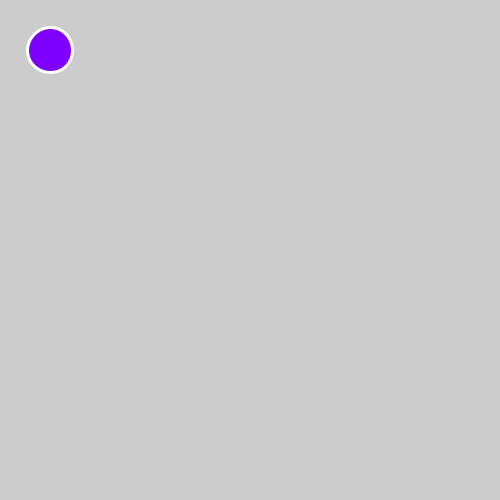
Frame 1 (no input)
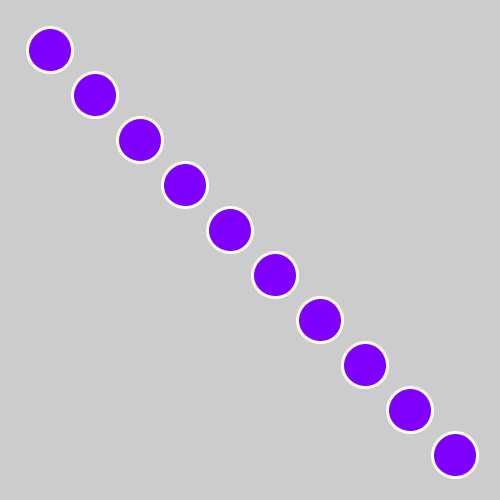
Frame 60 (the mouse pressed at the canvas centre just before this capture)
Frame 120 (the mouse held since frame 60 and released just before this capture): identical to frame 60, image omitted

The Processing sketch that drew these frames (run headless with seeded random() and noise(); from frame 60 on, the mouse is pressed at the canvas centre):

// Processing sketch: repeating_circles
// ── repeating_circles.pde
int circleX;
int circleY;

final int WIDTH=500;
final int HEIGHT=500;
final int BALLBORDER=3;
final int BALLDIAM=45;
final int STARTX=50;
final int STARTY=50;

void settings()
{
  size(WIDTH,HEIGHT);
}

void setup()
{
  fill(127,0,255);
  stroke(255,255,255);
  strokeWeight(BALLBORDER);
  circleX=STARTX;
  circleY=STARTY;
}

void draw()
{
  if (circleX<WIDTH)
  {
    ellipse(circleX,circleY,BALLDIAM,BALLDIAM);
    circleX=circleX+BALLDIAM;
    circleY=circleY+BALLDIAM;
  }
}
